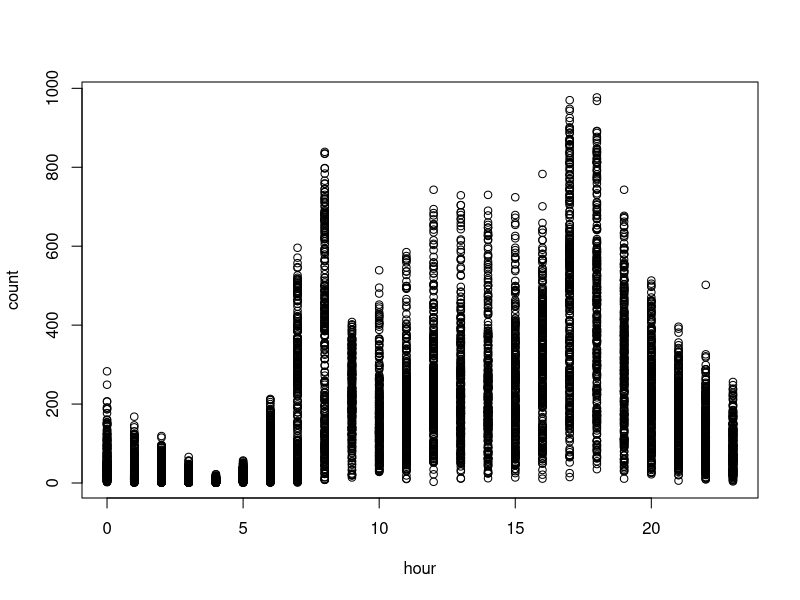
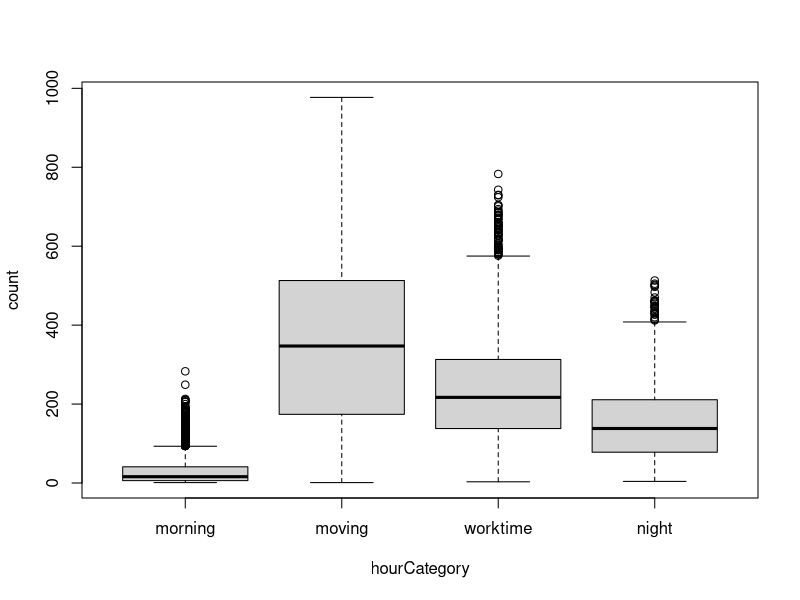
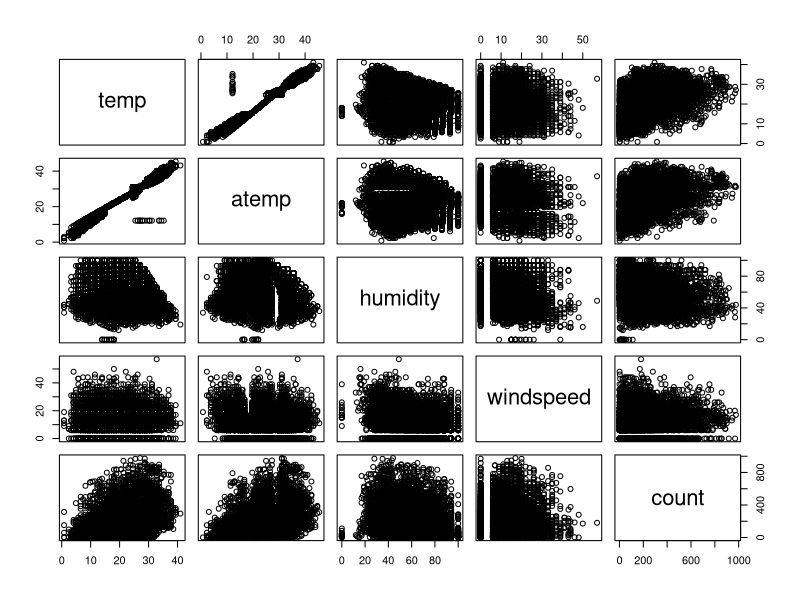
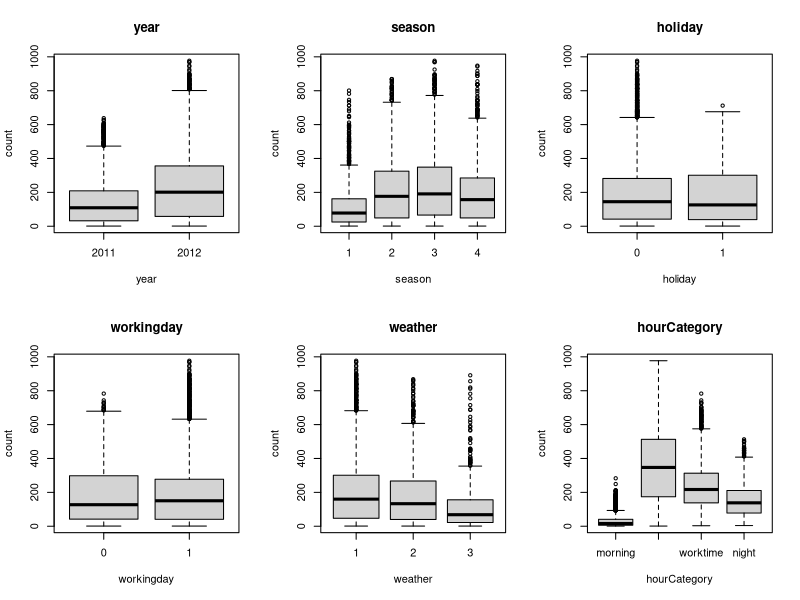
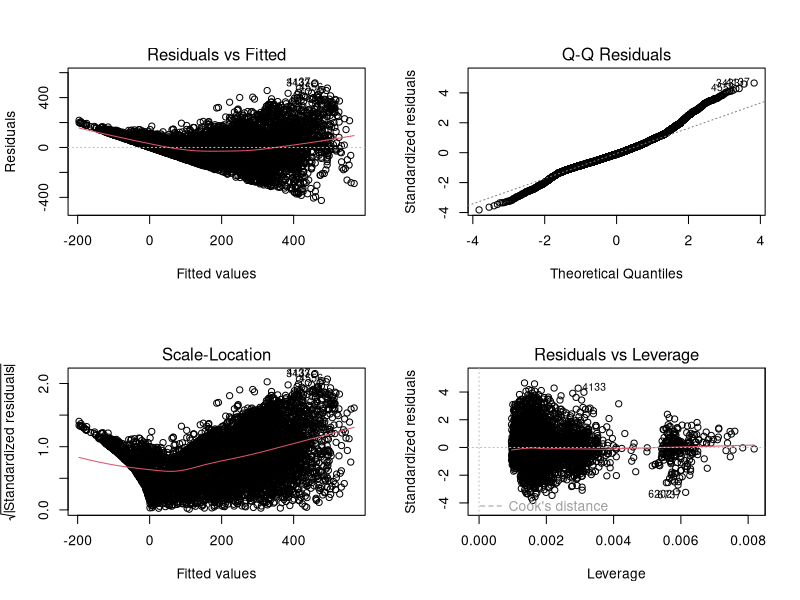
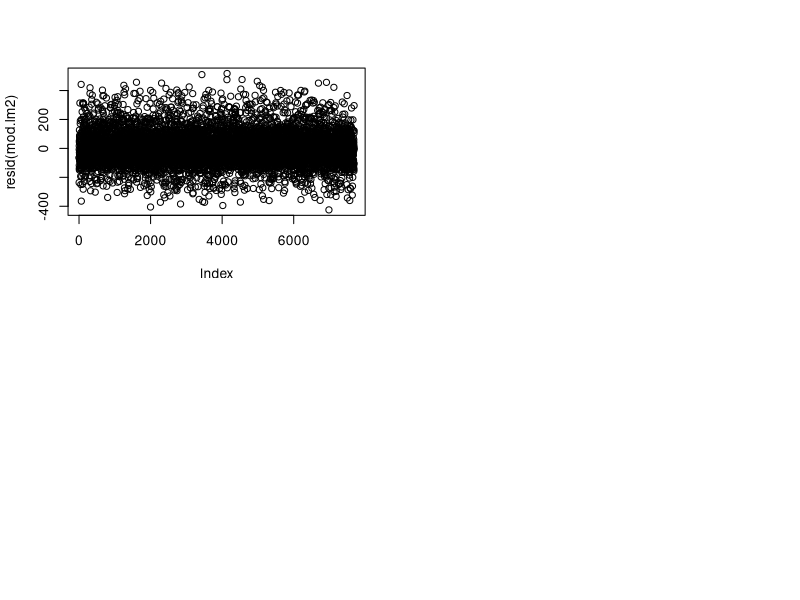

Source code (R) for these figures, in order: (Note: this script raises an error after producing the figures.)
## ---- chunk 1
knitr::opts_chunk$set(echo = FALSE, eval = TRUE)
## ---- chunk 2
rm(list = ls())

datos = read.table('p1a_train.csv', header = TRUE, sep = ';', dec = '.', stringsAsFactors = TRUE)
datos$id = NULL

datos$year = factor(datos$year)
datos$season = factor(datos$season)
datos$holiday = factor(datos$holiday)
datos$workingday = factor(datos$workingday)
datos$weather = factor(datos$weather)
## ---- chunk 3
#Indice
#------------------------
#- Analisis de variables
#  - Transformacion variable hora
#  - Descriptiva variables numericas (vemos correlacion temp y atemp)
#    - Analisis de temp y atemp (hacemos los modelos y elminamos el peor)
#    - Analisis de linealidad de las variables
#  - Variables categoricas (plots y resumen)
#- Generacion de modelos
#  - Modelo 1: Todas las variables (explicar resultado)
#  - Modelo 2: Seleccion automatica de variables
#    - Analisis de colinealidad (vif)
#    - Validacion de las premisas
#  - Transformacion de la variable resupesta
#    - Modelo 4: Transformacion Logaritmica (explicar resultado)
#    - Modelo 3: Transformacion BoxCox (imprimir solamente el modelo y explicar resultado, comparar con modelo anterior)
#      - Validacion (comparacion modelo anterior lm2)
#  - Modelo 5: Transformaciones polinomicas (imprimir y explicar solamente el resultado del modelo, vemos que no vale la pena)
#- Observaciones influyentes (imprimir influenceIndexPlot(mod.lm3))
#  - Modelo 6: Eliminar observaciones influyentes
#- Modelo final: el modelo 3 plot(alleffects)
#------------------------
## ---- chunk 4
summary(datos)
## ---- chunk 5
plot(count~hour, datos)
## ---- chunk 6
datos$hourCategory = cut(datos$hour, c(0,6,8,16,19,23), labels = c('morning', 'moving', 'worktime', 'moving', 'night'), include.lowest = TRUE)
plot(count~hourCategory, datos)
datos$hour = NULL
## ---- chunk 7
pairs(datos[, c(6:10)])
## ---- chunk 8
datos$atemp = NULL
## ---- chunk 9
par(mfrow=c(2,3))
for(i in c(1, 2, 3, 4, 5, 10)){
  boxplot(datos$count~datos[,i],main=names(datos)[i],xlab=names(datos)[i],ylab="count")
}
## ---- chunk 10
mod.lm1 = lm(count~.,datos)
## ---- chunk 11
mod.lm2 = step(mod.lm1)
## ---- chunk 12
par(mfrow=c(2,2))
plot(mod.lm2)
## ---- chunk 13
plot(resid(mod.lm2))
## ---- chunk 14
library(car)
bc <- boxCox(mod.lm2)
lamb = bc$x[which.max(bc$y)]
datos$countBC <- datos$count^lamb
## ---- chunk 15
mod.lm3 = lm(countBC ~ year + season + holiday + weather + temp + humidity + windspeed + hourCategory, datos)
par(mfrow=c(2,2))
plot(mod.lm3)
## ---- chunk 16
plot(resid(mod.lm3))
## ---- chunk 17
library('effects')
par(mfrow=c(2,4))
plot(allEffects(mod.lm3))
## ---- chunk 18
influenceIndexPlot(mod.lm3)
